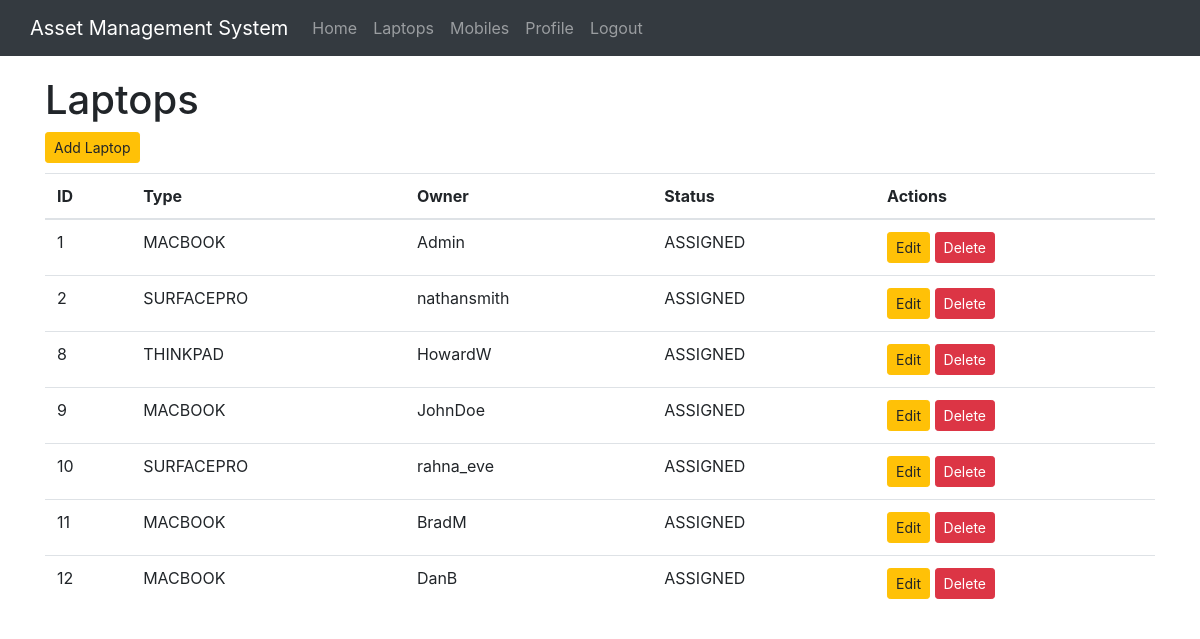
The app's page /display_laptops (signed in), older data.
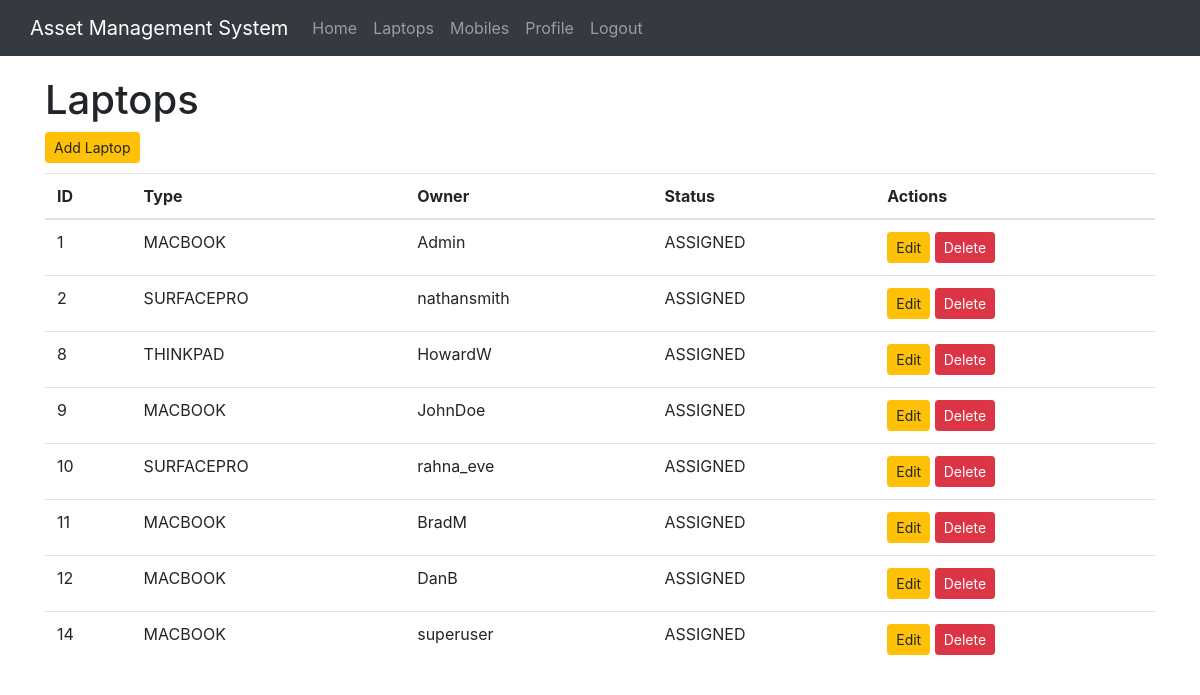
The same page, newer data.
### inventory/models.py (models this page shows, shortened)
class Laptop(models.Model):
    type_choices = (
        ("SURFACEPRO", "Surface Pro"),
        ("MACBOOK", "MacBook"),
        ("THINKPAD", "Thinkpad"),
    )
    type = models.CharField(max_length=100, choices=type_choices, blank=False)
    owner = models.ForeignKey(User, blank=True, null=True, on_delete=models.CASCADE)
    status_choices = (
        ("AVAILABLE", "Device is available to be assigned"),
        ("ASSIGNED", "Device is assigned to a staff member"),
        ("SETUP_REQUIRED", "This device needs setting up before it can be assigned"),
    )
    status = models.CharField(max_length=100, choices=status_choices, blank=False)

### inventory/views.py (the view)
# urls.py: re_path(r"^display_laptops$", display_laptops, name="display_laptops"),
def display_laptops(request):
    items = Laptop.objects.all()
    context = {
        "items": items,
        "header": "Laptops",
    }
    return render(request, "inventory/index.html", context)

### inventory/templates/inventory/index.html (shortened to what this page needs)
{% extends 'inventory/base.html' %}
{% block body%}
    <h1>{{ header }}</h1>
    {% if user.is_authenticated %}
        {% if header == "Home" %}
            <h2>Welcome to the Asset Management System for NHSD</h2>
            <p>Please select from one of the two following options</p>
            <a href="{% url 'display_laptops' %}" class="btn btn-primary btn-md" role="button">Laptops</a>
            <a href="{% url 'display_mobiles' %}" class="btn btn-primary btn-md" role="button">Mobiles</a>
        {% else %}
            <div class="button-group">
                {% if header == "Laptops" %}
                    <a href="{% url 'add_laptop' %}" class="btn btn-warning btn-sm" role="button">Add Laptop</a>
                {% elif header == "Mobiles" %}
                    <a href="{% url 'add_mobile' %}" class="btn btn-warning btn-sm" role="button">Add Mobile</a>
                {% endif %}
            </div>
            <table class="table table-hover">
                <thead>
                    <tr>
                        <th>ID</th>
                        <th>Type</th>
                        <th>Owner</th>
                        <th>Status</th>
                        <th>Actions</th>
                    </tr>
                </thead>
                <tbody>
                    {% for item in items %}
                        <tr>
                            <td>{{ item.pk }}</td>
                            <td>{{ item.type }}</td>
                            <td>{{ item.owner.username }}</td>
                            <td>{{ item.status }}</td>
                            {% if header == "Laptops" %}
                            <td>
                                <a href="{% url 'edit_laptop' item.pk %}" class="btn btn-warning btn-sm" role="button">Edit</a>
                                {% if user.is_superuser %}
                                    <a href="{% url 'delete_laptop' item.pk %}" class="btn btn-danger btn-sm" role="button">Delete</a>
                                {% endif %}
                            </td>
                            {% endif %}
                        </tr>
                    {% endfor %}
                </tbody>
            </table>
        {% endif %}
    {% endif %}
{% endblock %}

Row changes from the older to the newer data that the page shows:
added Laptop: pk "14", type "MACBOOK", owner.username "superuser", status "ASSIGNED"
